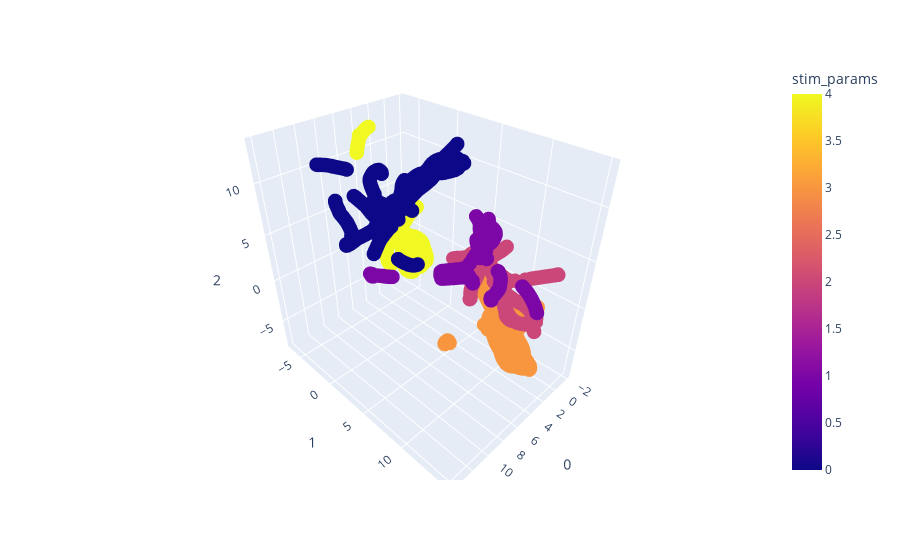

Write notebook code for a chart like this one.
### Code cell
fig_3d.show(width=2000, height=2000)

### Figure 1 — Plotly figure (JSON) as saved in the notebook; plotly's stock layout.template omitted (floating-point values rounded to 4 significant figures; data arrays with more than 128 entries replaced by an {"elided": "..."} marker saying what was removed)
{"data": [{"hovertemplate": "0=%{x}<br>1=%{y}<br>2=%{z}<br>stim_params=%{marker.color}<extra></extra>", "legendgroup": "", "marker": {"color": {"elided": "4575 int values"}, "coloraxis": "coloraxis", "size": 5, "symbol": "circle"}, "mode": "markers", "name": "", "scene": "scene", "showlegend": false, "type": "scatter3d", "x": {"elided": "4575 float values"}, "y": {"elided": "4575 float values"}, "z": {"elided": "4575 float values"}}], "layout": {"coloraxis": {"colorbar": {"title": {"text": "stim_params"}}, "colorscale": [[0, "#0d0887"], [0.1111, "#46039f"], [0.2222, "#7201a8"], [0.3333, "#9c179e"], [0.4444, "#bd3786"], [0.5556, "#d8576b"], [0.6667, "#ed7953"], [0.7778, "#fb9f3a"], [0.8889, "#fdca26"], [1, "#f0f921"]]}, "legend": {"tracegroupgap": 0}, "margin": {"t": 60}, "scene": {"domain": {"x": [0, 1], "y": [0, 1]}, "xaxis": {"title": {"text": "0"}}, "yaxis": {"title": {"text": "1"}}, "zaxis": {"title": {"text": "2"}}}}}
